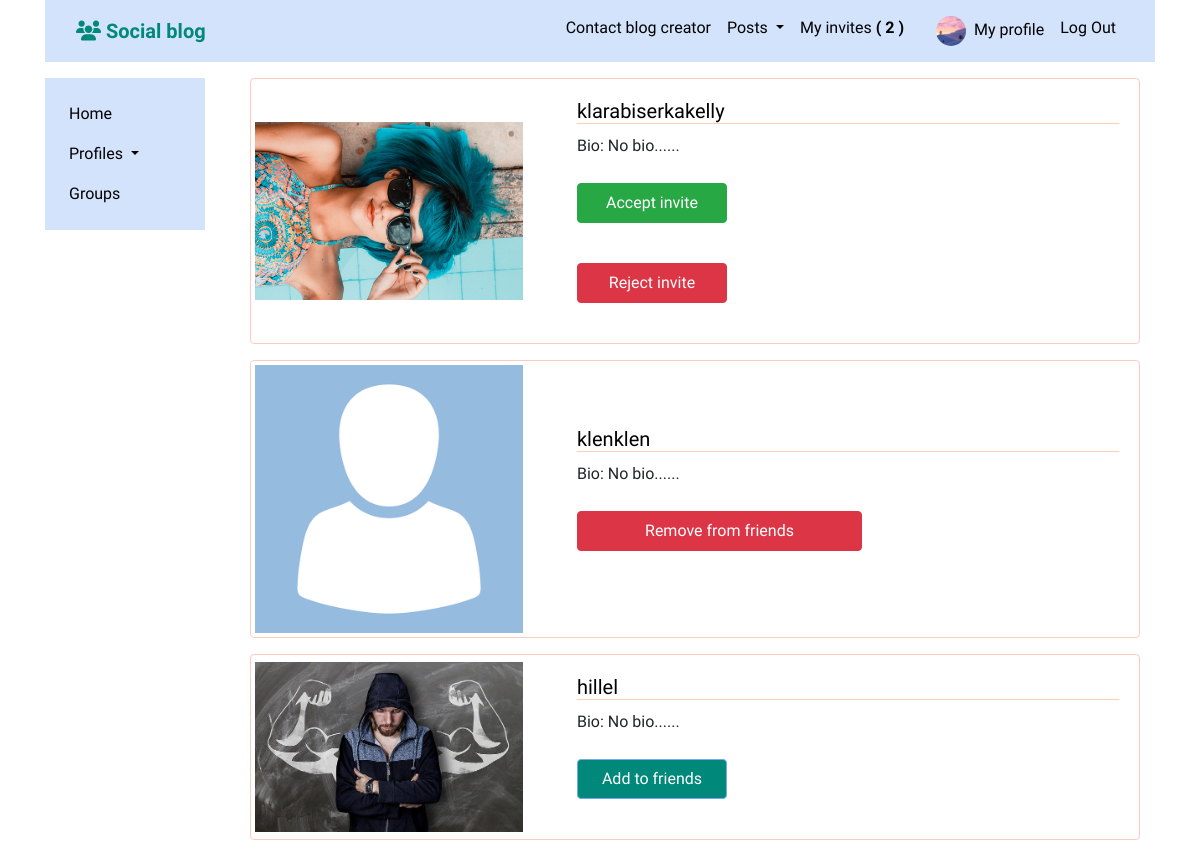
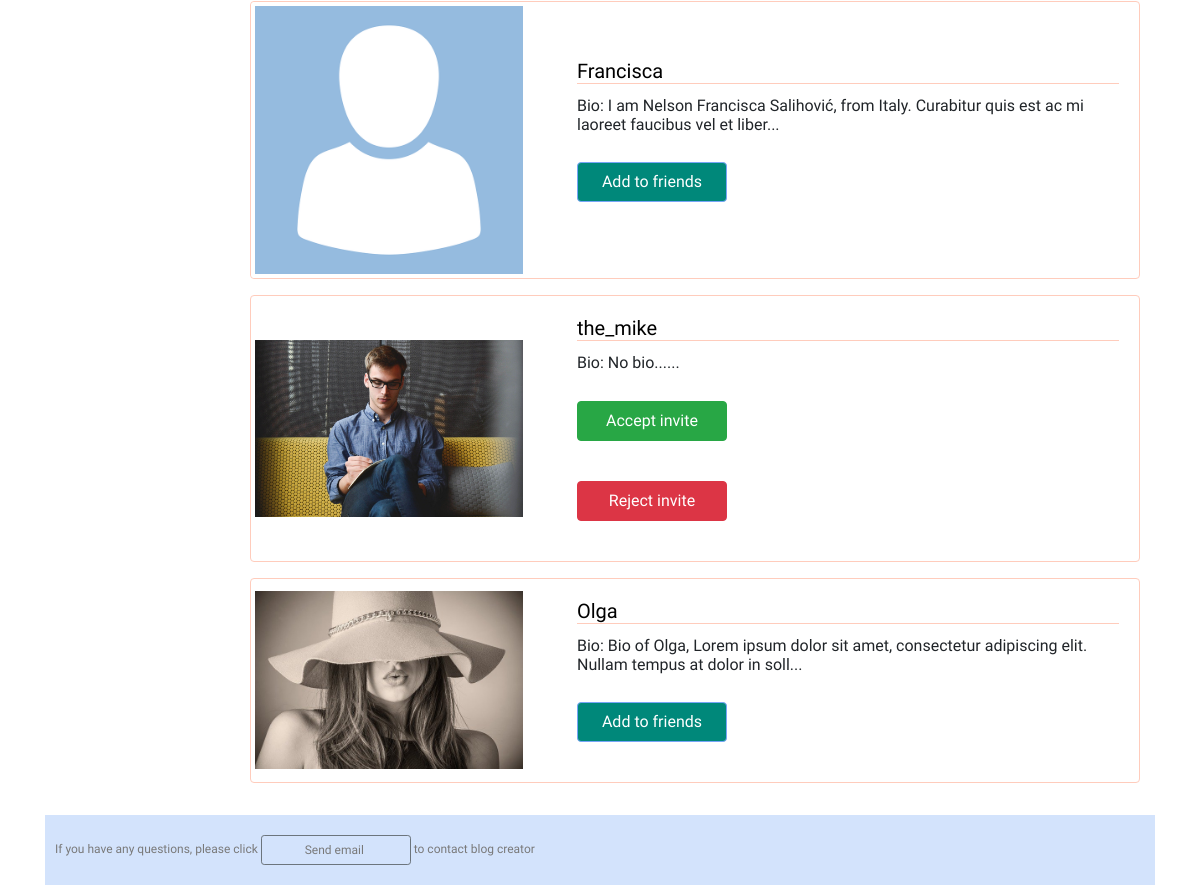
/profiles/ (signed in), run on an earlier commit of the app's database (2 pictures, top to bottom).
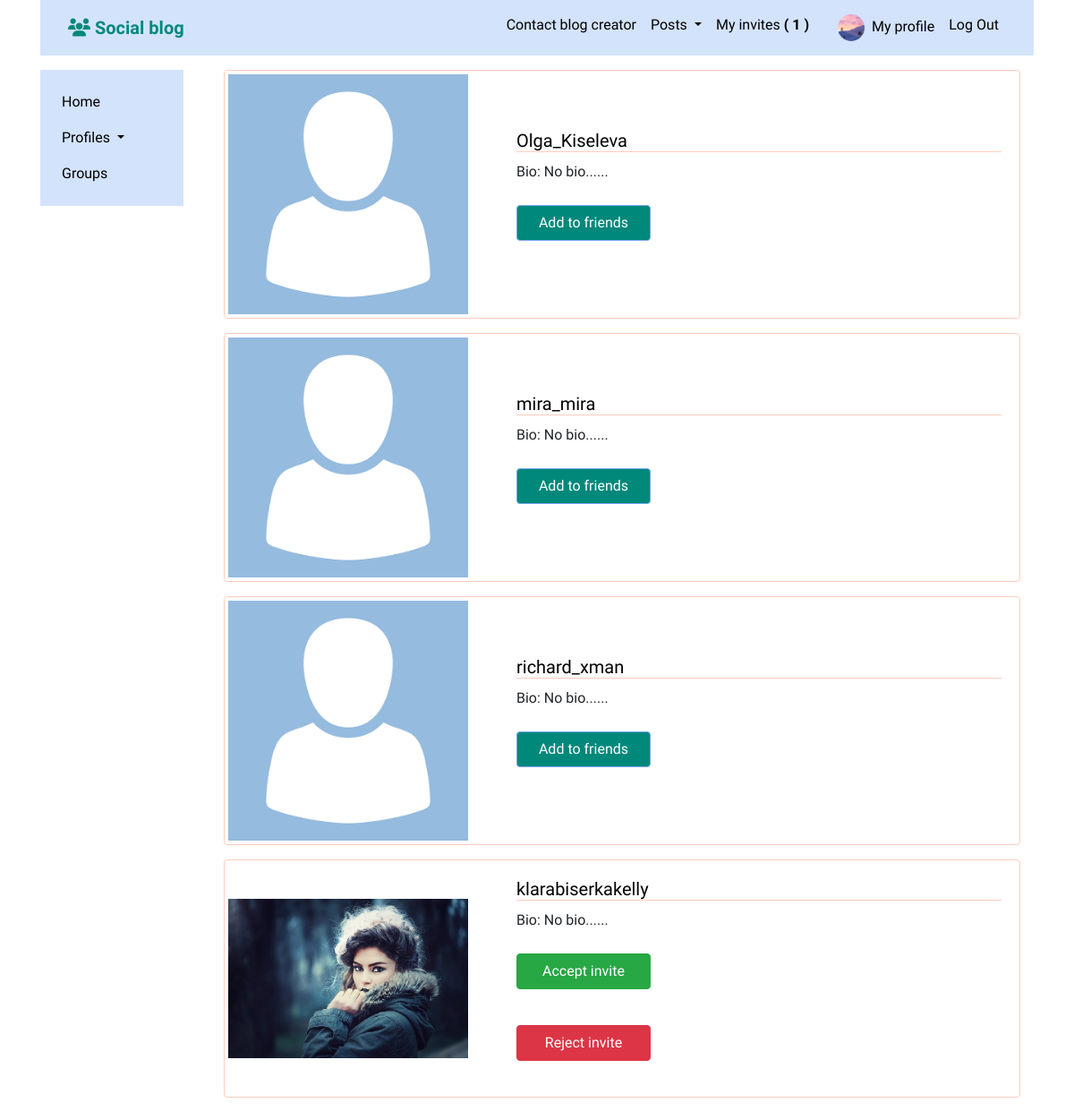
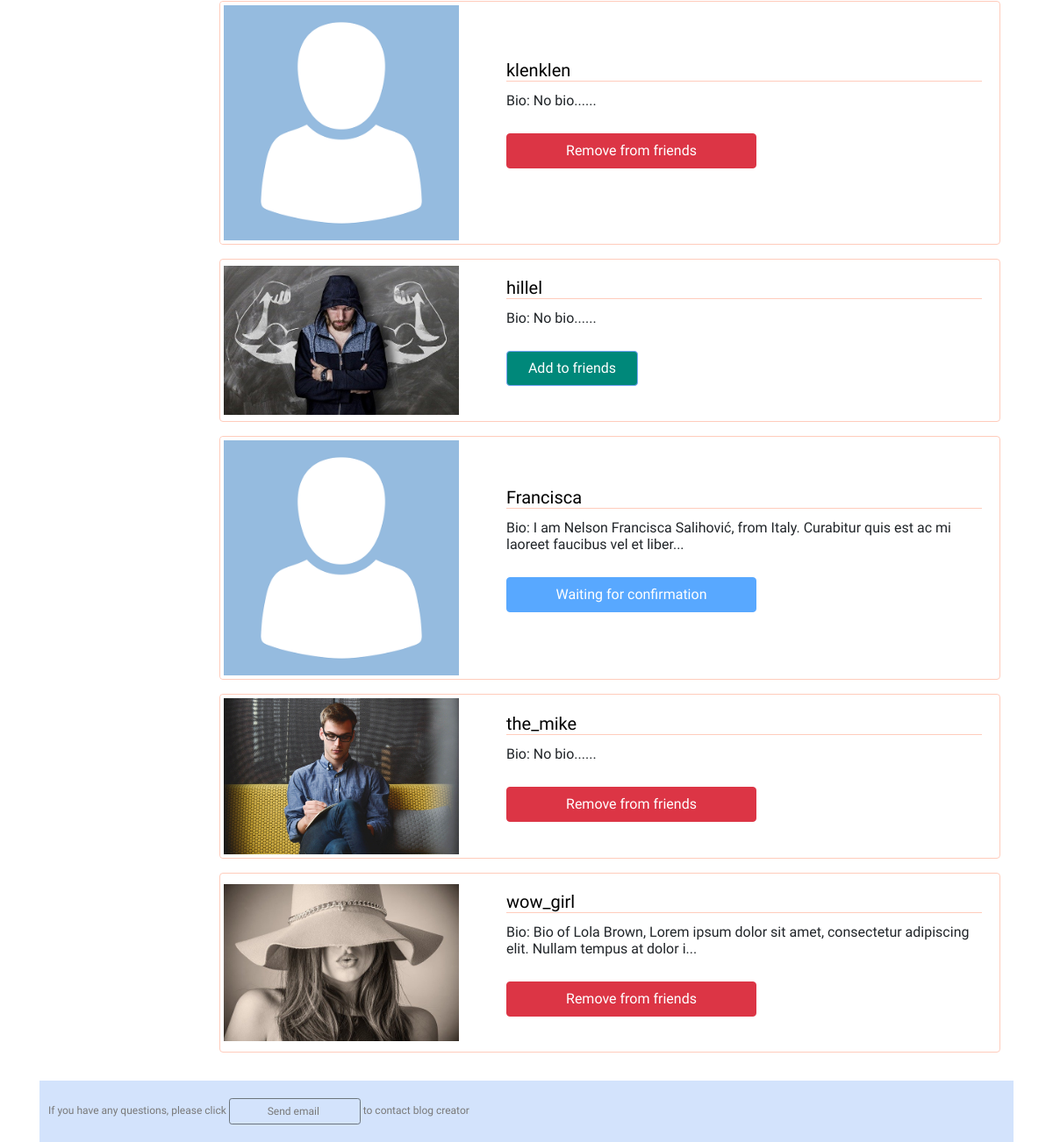
And on a later commit of the database (2 pictures, top to bottom).
### profiles/models.py (models this page shows, shortened)
class Profile(models.Model):
    first_name = models.CharField(max_length=100, blank=True)
    last_name = models.CharField(max_length=100, blank=True)
    user = models.OneToOneField(User, on_delete=models.CASCADE)
    bio = models.TextField(default='No bio...')
    friends = models.ManyToManyField(User, related_name='friends', blank=True)
    email = models.EmailField(max_length=200, blank=True)
    country = models.CharField(max_length=200,blank=True)
    avatar = models.ImageField(default='avatar.png', upload_to='avatars/')
    slug = models.SlugField(unique=True, blank=True)
    updated = models.DateTimeField(auto_now=True)
    created = models.DateTimeField(auto_now_add=True)
    objects = ProfileManager()
    def get_absolute_url(self):
        return reverse('profiles:profile_detail_view', kwargs={'slug': self.slug})
    __initial_first_name = None
    __initial_last_name = None
    def __init__(self, *args, **kwargs):
        super().__init__(*args, **kwargs)
        self.__initial_first_name = self.first_name
        self.__initial_last_name = self.last_name
    class Meta:
        ordering = ['-created',]

### profiles/views.py (the view)
# urls.py: path('', views.ProfileListView.as_view(), name='all_profiles_list'),
class ProfileListView(generic.ListView, LoginRequiredMixin):
    model = Profile
    template_name = 'profiles/profile_list.html'
    context_object_name = 'qs'
    def get_queryset(self):
        qs = Profile.objects.get_all_profiles(self.request.user)
        return qs
    def get_context_data(self, **kwargs):
        context = super().get_context_data(**kwargs)
        user = User.objects.get(username__iexact=self.request.user.username)
        profile = Profile.objects.get(user=user)
        rel_r = Relationship.objects.filter(sender=profile)
        rel_s = Relationship.objects.filter(receiver=profile)
        rel_receiver = []
        rel_sender = []
        for item in rel_r:
            rel_receiver.append(item.receiver.user)
        for item in rel_s:
            rel_sender.append(item.sender.user)
        context['rel_receiver'] = rel_receiver
        context['rel_sender'] = rel_sender
        context['is_empty'] = False
        if len(self.get_queryset()) == 0:
            context['is_empty'] = True
        return context

### profiles/context_processors.py (called while the page is built)
def profile_pic(request):
    if request.user.is_authenticated:
        profile_obj = Profile.objects.get(user=request.user)
        pic = profile_obj.avatar
        return {'picture': pic}
    return {}

def invitations_no_rec(request):
    if request.user.is_authenticated:
        profile_obj = Profile.objects.get(user=request.user)
        qs_count = Relationship.objects.invitations_received(profile_obj).count()
        return {'invitations_no': qs_count}
    return {}

### profiles/models.py (called while the page is built)
    def get_all_profiles(self, me):
        profiles = Profile.objects.all().exclude(user=me)
        return profiles

    def invitations_received(self, receiver):
        qs = Relationship.objects.filter(receiver=receiver, status='send')
        return qs

### profiles/templates/profiles/profile_list.html (shortened to what this page needs)
<!DOCTYPE html>
{% extends 'base.html' %}
{% block content %}
<div class='container'>
    {% for obj in object_list %}
    <div class="card mb-3">
      <div class="row g-0">
        <div class="col-md-4 d-flex align-items-center">
          <a href="{{obj.get_absolute_url}}" ><img class="img-thumbnail" src="{{obj.avatar.url}}"></a>
        </div>
        <div class="col-md-8 d-flex align-items-center">
          <div class="card-body">
            <a href="{{obj.get_absolute_url}}"><h5 class="card-title profile_name">{{obj.user}}</h5></a>
            <h6 class="card-text">Bio: {{obj.bio|slice:100}}...</h6>
            {% if obj.user not in rel_receiver and obj.user not in rel_sender %}
                <form method="POST" action="{% url 'profiles:send_invite'%}">
                  <button type="submit" class="btn btn-primary">Add to friends</button>
                </form>
            {% endif %}
            {% if obj.user in rel_receiver and request.user not in obj.friends.all%}
                <button class="btn btn-primary disabled long_button">Waiting for confirmation</button>
            {% endif %}
            {% if request.user in obj.friends.all %}
                <form method='POST' action="{% url 'profiles:remove_friend'%}">
                  <button type="submit" class="btn btn-danger long_button">Remove from friends</button>
                </form>
            {% endif %}
            {% if obj.user in rel_sender and request.user not in obj.friends.all %}
                <form method="post" action="{% url 'profiles:accept_invite' %}">
                  <button class="btn btn-success" type="submit">Accept invite</button>
                </form>
                <form method="post" action="{% url 'profiles:reject_invite' %}">
                  <button class="btn btn-danger" type="submit">Reject invite</button>
                </form>
          {% endif %}
          </div>
        </div>
      </div>
    </div>
    {% endfor %}
</div>
{% endblock content %}

### templates/base.html (shortened to what this page needs)
<!DOCTYPE html>
{% load static %}
<html lang="en">
<head>
    <link href="https://cdn.jsdelivr.net/npm/bootstrap@5.0.0-beta1/dist/css/bootstrap.min.css" rel="stylesheet">
    <link rel="stylesheet" href="https://maxcdn.bootstrapcdn.com/bootstrap/4.5.2/css/bootstrap.min.css">
    <link rel="stylesheet" href="{% static 'social_blog/css/master.css'%}">
</head>
<body>
    <div class="container main-container">
        <nav class="navbar navbar-expand-lg navbar-light">
            <div class="container ">
              <a class="navbar-brand mr-auto"><i class="fas fa-users"></i><b>&nbsp;Social blog</b></a>
              <div class="collapse navbar-collapse" id="navbarSupportedContent">
                <ul class="navbar-nav ml-auto">
                  <a href="" data-toggle="modal" data-target="#contactMe" class="nav-link">Contact blog creator</a>
                  {% if user.is_authenticated %}
                        <li class="nav-item dropdown">
                          <a class="nav-link dropdown-toggle" href="#" id="navbarDropdown" role="button" data-bs-toggle="dropdown" aria-expanded="false">
                            Posts
                          </a>
                        </li>
                        <li class="nav-item">
                          <a class="nav-link" href="{% url 'profiles:my_invites_view'%}">My invites <b>( {{invitations_no}} )</b></a>
                        </li>
                        <li class="nav-item d-flex align-items-around ml-lg-3">
                          <a href="{% url 'profiles:my_profile_view'%}" class="nav-link">
                            <img alt="Image" src={{picture.url}} class="avatar" style="width: 30px; height: 30px;">&nbsp; My profile
                          </a>
                        </li>
                        <li class="nav-item"><a href="{% url 'accounts:logout'%}" class="nav-link">Log Out</a></li>
                    {% else %}
                        <span class="navbar-text">
                          Please log in or sign up
                        </span>
                        <li class="nav-item"><a href="{% url 'accounts:login'%}" class="nav-link">Log In</a></li>
                        <li class="nav-item"><a href="{% url 'accounts:signup' %}" class="nav-link">Sign Up</a></li>
                    {% endif %}
                </ul>
              </div>
            </div>
        </nav>
          <div class="row py-3">
            <div class="col-sm-2 d-lg-block ">
                <div class="menu sticky-top p-3 side">
                    <div class="d-md-inline-flex flex-column ">
                        {% if user.is_authenticated %}
                            <a href="{% url 'home' %}" class="p-2">Home</a>
                            <a href="{% url 'profiles:all_profiles_list'%}" class="p-2 dropdown-toggle" data-toggle="dropdown">
                              Profiles
                            </a>
                            <a href="{% url 'groups:all'%}" class="p-2">Groups</a>
                        {% else %}
                            <a href="{% url 'accounts:login'%}" class="p-2">Log in</a>
                            <a href="{% url 'accounts:signup'%}" class="p-2">Sign up</a>
                        {% endif %}
                    </div>
                </div>
            </div>
            <div class="col-sm-10 content">
                {% block content%}
                {% endblock%}
            </div>
        </div>
      <div class="footer_text">
          <div class="row">
              <div class="col-sm-12">
                 <div class="footer_text" data-toggle="modal" data-target="#contactMe">
                   If you have any questions, please click
                   <button type="button" class="btn btn-outline-secondary btn-sm footer_text">Send email</button>
                   to contact blog creator
                  </div>
              </div>
          </div>
      </div>
      </div>

### static/social_blog/css/master.css (style rules this page uses)
.main-container { background: white; font-family: 'Alike Angular', serif; }
.navbar, .side, .dropdown-menu { background:#D3E3FC; }
.footer_text { background:#D3E3FC; color:rgb(121, 121, 121); padding-left: 5px; font-size: 12px; }
.footer_text.btn { height: 30px; }
a { color: rgb(0, 0, 0); }
.avatar { width: 100px; height: 100px; object-fit:cover; border-radius: 50%; }
.navbar-brand { color: #00887A !important; }
.nav-link { color: black !important; }
.btn-primary { background:#00887A ; color: rgb(255, 255, 255); border-color:#77A6F7 ; }
.long_button { width: 285px !important; height: 40px; }
.btn { margin-bottom: 20px; margin-top: 20px; width: 150px; height: 40px; }
.card-title { border-bottom: 1px solid #FFCCBC; }
.card { margin-bottom: 20px; background-color: white; border: 1px solid#FFCCBC; }
.img-thumbnail { border: none; background: white; }
.post_content, .profile_name, .line_content { border-bottom: 1px solid #FFCCBC; }

What changed in the data, as far as the page shows it:
added Profile: avatar (placeholder picture), user "Olga_Kiseleva", bio "No bio..."
added Profile: avatar (placeholder picture), user "mira_mira", bio "No bio..."
added Profile: avatar (placeholder picture), user "richard_xman", bio "No bio..."
changed Profile "klarabiserkakelly": avatar: a different picture
computed for Profile "Francisca": text "Add to friends" → "Waiting for confirmation"
changed Profile "the_mike": text "Accept invite Reject invite" → "Remove from friends"
changed Profile: user "Olga" → "wow_girl"; bio "Bio of Olga, Lorem ipsum dolor sit amet, consectetur adipiscing elit. Nullam tempus at dolor in soll" → "Bio of Lola Brown, Lorem ipsum dolor sit amet, consectetur adipiscing elit. Nullam tempus at dolor i"; text "Add to friends" → "Remove from friends"
Also different on the page:
{{ invitations_no }}: "2" → "1"
